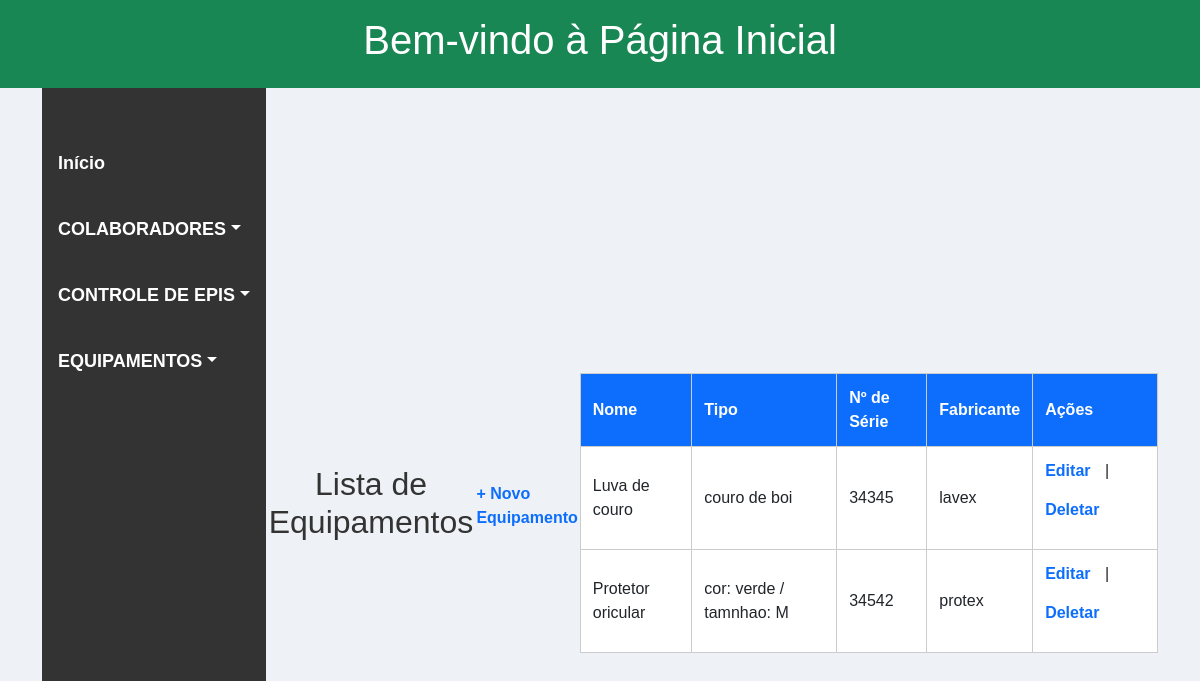
The app's page /equipamentos/, older data.
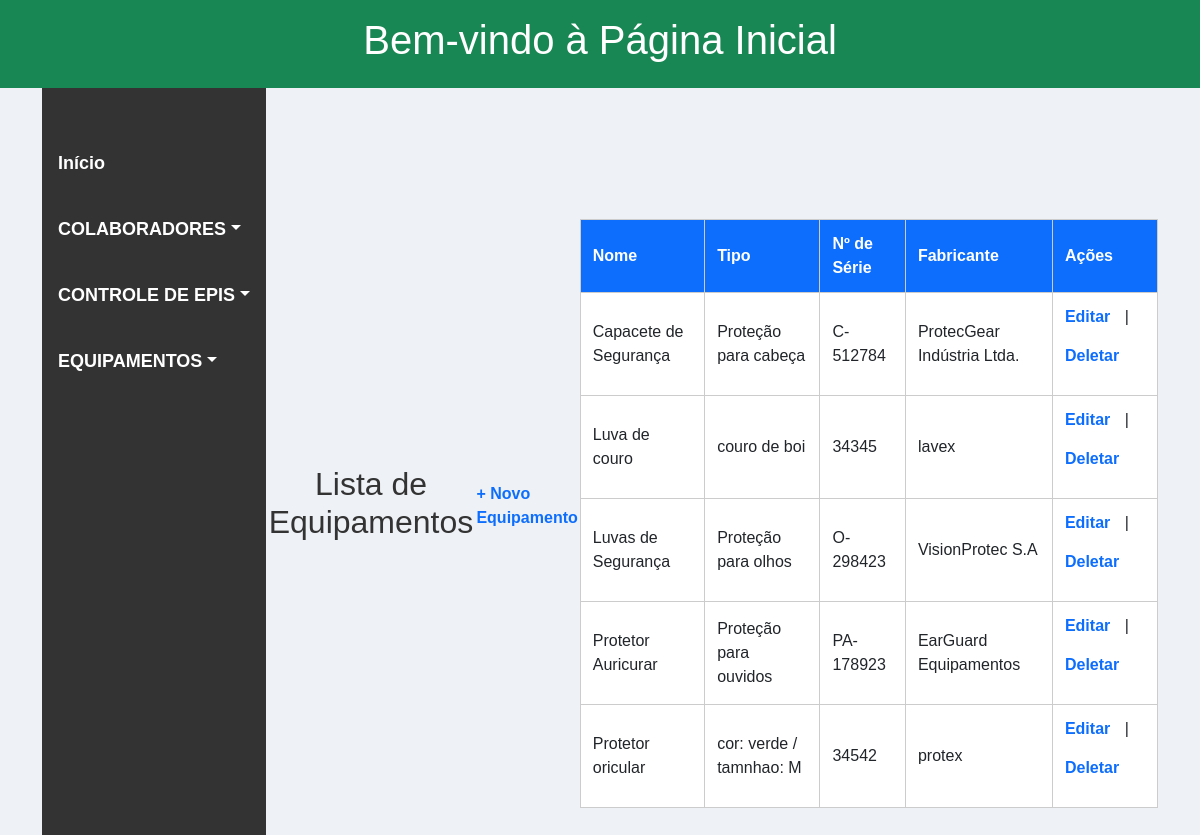
The same page, newer data.
### seguranca_trabalho/models.py (models this page shows, shortened)
class Equipamento(models.Model):
    nome = models.CharField(max_length=100, verbose_name="Nome do Equipamento")
    tipo = models.CharField(max_length=100, verbose_name="Tipo de Equipamento", default="Desconhecido")
    numero_serie = models.CharField(max_length=100, default='DEFAULT123')
    fabricante = models.CharField(max_length=100, default='DEFAULT123')
    class Meta:
        verbose_name = "Equipamento"
        verbose_name_plural = "Equipamentos"

### seguranca_trabalho/views.py (the view)
# urls.py: path('equipamentos/', views.lista_equipamentos, name='lista_equipamentos'),
def lista_equipamentos(request):
    equipamentos = Equipamento.objects.all().order_by('nome')
    return render(request, 'cadastro/lista_equipamentos.html', {'equipamentos': equipamentos})

### seguranca_trabalho/templates/cadastro/lista_equipamentos.html (shortened to what this page needs)
{% extends "home.html" %}
{% load static %}
{% block conteudo %}
<link rel="stylesheet" href="{% static "css/lista_equipamentos.css" %}">
<h2>Lista de Equipamentos</h2>
<a href="{% url 'cadastro_equipamento' %}">+ Novo Equipamento</a>
<table>
  <thead>
    <tr>
      <th>Nome</th>
      <th>Tipo</th>
      <th>Nº de Série</th>
      <th>Fabricante</th>
      <th>Ações</th>
    </tr>
  </thead>
  <tbody>
    {% for equipamento in equipamentos %}
    <tr>
      <td>{{ equipamento.nome }}</td>
      <td>{{ equipamento.tipo }}</td>
      <td>{{ equipamento.numero_serie }}</td>
      <td>{{ equipamento.fabricante }}</td>
      <td>
        <a href="{% url 'editar_equipamento' equipamento.id %}">Editar</a> |
        <a href="{% url 'deletar_equipamento' equipamento.id %}">Deletar</a>
      </td>
    </tr>
    {% empty %}
    <tr><td colspan="5">Nenhum equipamento cadastrado.</td></tr>
    {% endfor %}
  </tbody>
</table>
{% endblock %}

Row changes from the older to the newer data that the page shows:
added Equipamento: nome "Capacete de Segurança", tipo "Proteção para cabeça", numero_serie "C-512784", fabricante "ProtecGear Indústria Ltda."
added Equipamento: nome "Luvas de Segurança", tipo "Proteção para olhos", numero_serie "O-298423", fabricante "VisionProtec S.A"
added Equipamento: nome "Protetor Auricurar", tipo "Proteção para ouvidos", numero_serie "PA-178923", fabricante "EarGuard Equipamentos"
